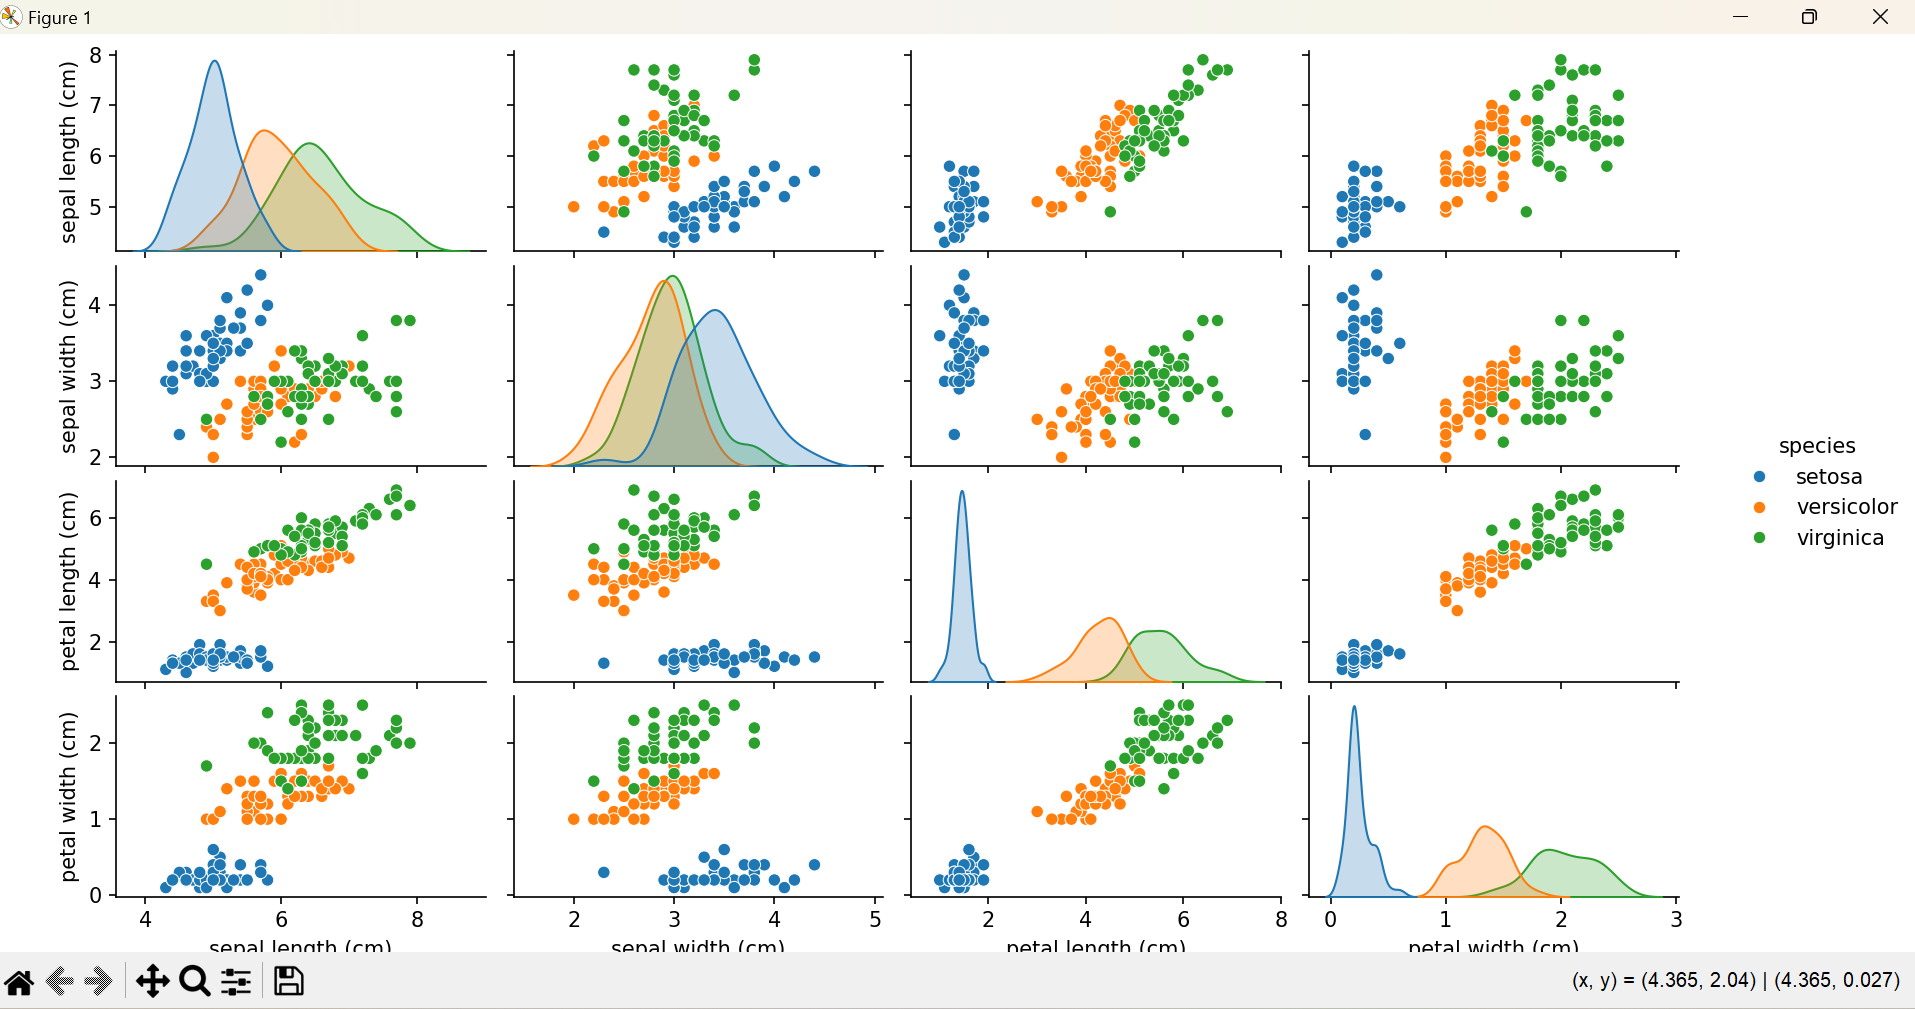

Recreate this plot in Python.
import pandas as pd
import numpy as np
import matplotlib.pyplot as plt
import seaborn as sns
from sklearn.datasets import load_iris
from sklearn.model_selection import train_test_split
from sklearn.preprocessing import StandardScaler
from sklearn.linear_model import LogisticRegression
from sklearn.metrics import classification_report, accuracy_score, confusion_matrix

# Load Iris dataset
iris = load_iris()
data = pd.DataFrame(data=iris.data, columns=iris.feature_names)
data['species'] = iris.target

# Map species target numbers to species names
data['species'] = data['species'].map({0: 'setosa', 1: 'versicolor', 2: 'virginica'})

# Explore data
print(data.head())
print(data.info())
print(data.describe())

# Pairplot to visualize the data
sns.pairplot(data, hue='species')
plt.show()

# Encode the categorical target variable
data['species'] = data['species'].map({'setosa': 0, 'versicolor': 1, 'virginica': 2})

# Features and target variable
X = data.drop('species', axis=1)
y = data['species']

# Scale the data
scaler = StandardScaler()
X_scaled = scaler.fit_transform(X)

# Split data into training and test sets
X_train, X_test, y_train, y_test = train_test_split(X_scaled, y, test_size=0.2, random_state=42)

# Train the model
model = LogisticRegression(max_iter=200)
model.fit(X_train, y_train)

# Make predictions
y_pred = model.predict(X_test)

# Evaluate the model
accuracy = accuracy_score(y_test, y_pred)
conf_matrix = confusion_matrix(y_test, y_pred)
class_report = classification_report(y_test, y_pred, target_names=iris.target_names)

print(f'Accuracy: {accuracy}')
print('Confusion Matrix:')
print(conf_matrix)
print('Classification Report:')
print(class_report)

# Plot confusion matrix
sns.heatmap(conf_matrix, annot=True, fmt='d', cmap='Blues', xticklabels=iris.target_names, yticklabels=iris.target_names)
plt.xlabel('Predicted')
plt.ylabel('Actual')
plt.title('Confusion Matrix')
plt.show()
